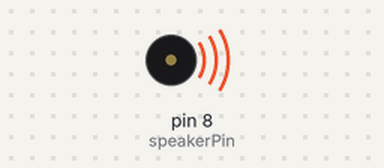
This sketch was run on a simulated Arduino Uno, built with avr-gcc and run on an emulated ATmega328P. On the bench: buzzer (waves = sounding).

Above: at 0.2 s.
At 5.5 s:
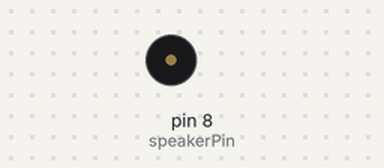
Timing chart, 0 to 7.8 s (numbered marks = the images above):
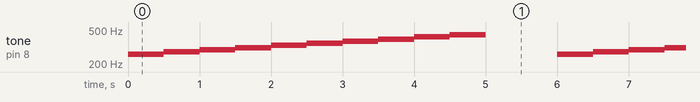

Measured:
- by itself, tone on pin 8 (speakerPin): repeats every 6.0 s: 277 Hz 0.50 s, 294 Hz 0.50 s, 311 Hz 0.50 s, 330 Hz 0.50 s, 349 Hz 0.50 s, 370 Hz 0.50 s, 392 Hz 0.50 s, 415 Hz 0.50 s, 440 Hz 0.50 s, silent 1.0 s, 261 Hz 0.50 s

The sketch:

PWM_BUZZER.ino
```cpp
int speakerPin = 8;

int numTones = 10;
int tones[] = {261,277, 294, 311, 330, 349, 370, 392, 415, 440};
void setup() {
}


void loop() {
  for (int i = 0; i < numTones; i++)
  {
    tone(speakerPin, tones[i]);
    delay(500);
    }
   noTone(speakerPin);

   delay(1000);
}
```
